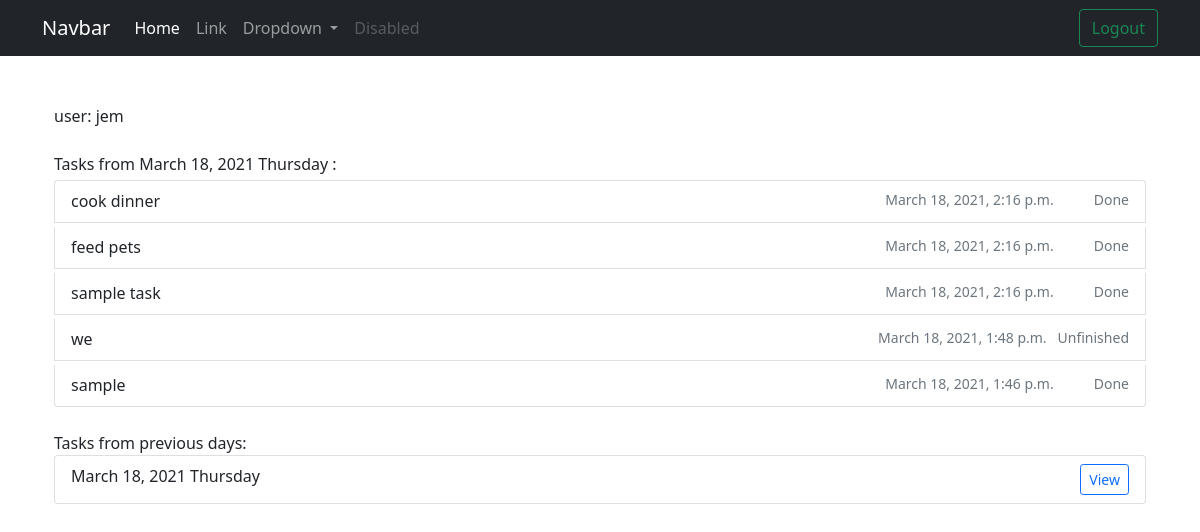
Page /previous-tasks/2021-03-18/ (signed in) on the earlier database version.
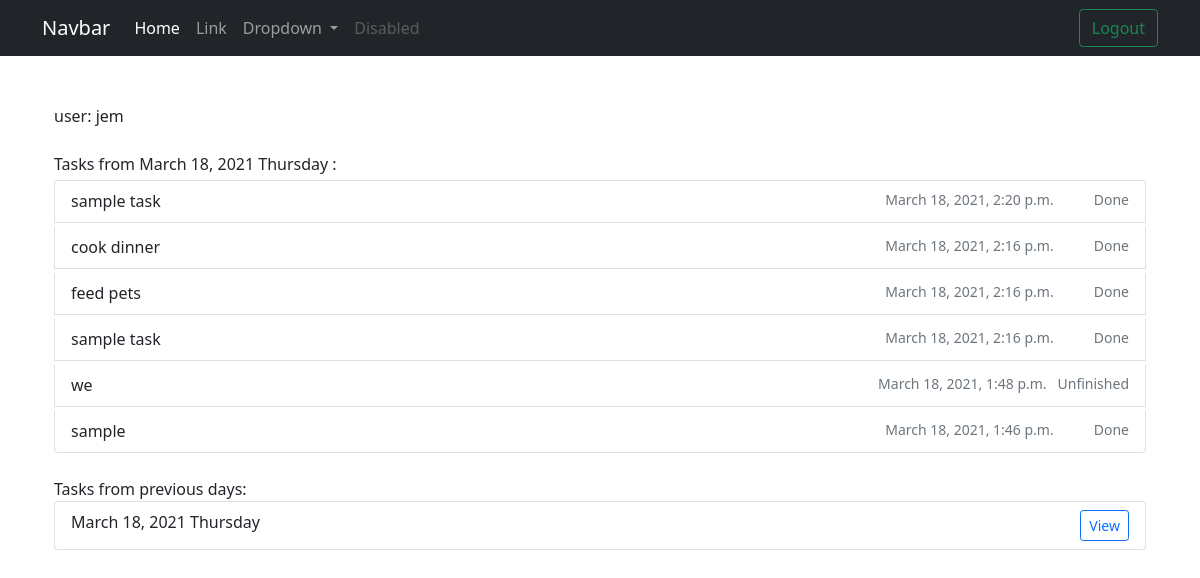
Same page on the later database version.
### tasks/models.py (models this page shows, shortened)
class Task(models.Model):
    title = models.CharField(
            max_length = 256,
            blank = False,
            null = False,
        )
    complete = models.BooleanField(
            default= False,
        )
    created = models.DateTimeField(auto_now_add= True)
    author = models.ForeignKey(settings.AUTH_USER_MODEL,on_delete=models.CASCADE,related_name='author')
    batch = models.ForeignKey(Batch, on_delete=models.CASCADE)

class Batch(models.Model):
    batch = models.DateField(auto_now_add= True)
    class Meta:
        ordering = ['-batch']
        verbose_name = 'Batch'
        verbose_name_plural = 'Batches'
    def __str__(self):
        return self.batch.strftime("%B %d, %Y %A")

### tasks/views.py (the view)
# urls.py: path('previous-tasks/<str:batch>/', views.batch_details, name = 'batch-details'),
def batch_details(request, batch):
    task_list = Task.objects.filter(author = request.user, batch__batch = batch).order_by('-created')
    batch_list = Batch.objects.filter(batch__lt = datetime.date.today())
    context = {
        'task_list' : task_list,
        'batch_list' : batch_list,
        'specific_batch': Batch.objects.get(batch = batch),
    }
    return render(request, 'tasks/batch_details.html', context)

### templates/tasks/batch_details.html (shortened to what this page needs)
{% extends 'base.html' %}
{% load app_filters %}
{% block content %}
<div class="container mt-5">
    user: {{request.user}}
        <div class="mt-4">Tasks from {{specific_batch}} :</div>
    <ul class="list-group">
        {% for task in task_list %}
            <li class="list-group-item mt-1">
                <div class="row">
                    <div class="col-sm">
                        {{ task.title }}
                    </div>
                    <div class="col-sm">
                        <p class="mb-1 " style="float: right;">
                           <small class="text-muted" style="float: right;">
                            {{task.created}} {% if task.complete %}&nbsp &nbsp &nbsp &nbsp &nbsp Done{% else %}&nbsp Unfinished{% endif %}
                        </small>
                        </p>
                    </div>
                </div>
            </li>
        {% endfor %}
        </ul>
    <div class="mt-4">Tasks from previous days:</div>
    <ul class="list-group">
        {% for batch in batch_list %}
        <li class="list-group-item">
            <div class="row">
                <div class="col-sm">
                    {{batch}}
                </div>
                <div class="col-sm">
                    <a href="{% url 'tasks:batch-details' batch.batch %}" class="btn btn-outline-primary btn-sm" style="float: right;">View</a>
                </div>
            </div>
        </li>
        {% endfor %}
    </ul>
</div>
{% endblock %}

Differences in the rows shown:
added Task: title "sample task", created "March 18, 2021, 2:20 p.m.", complete "Done"
